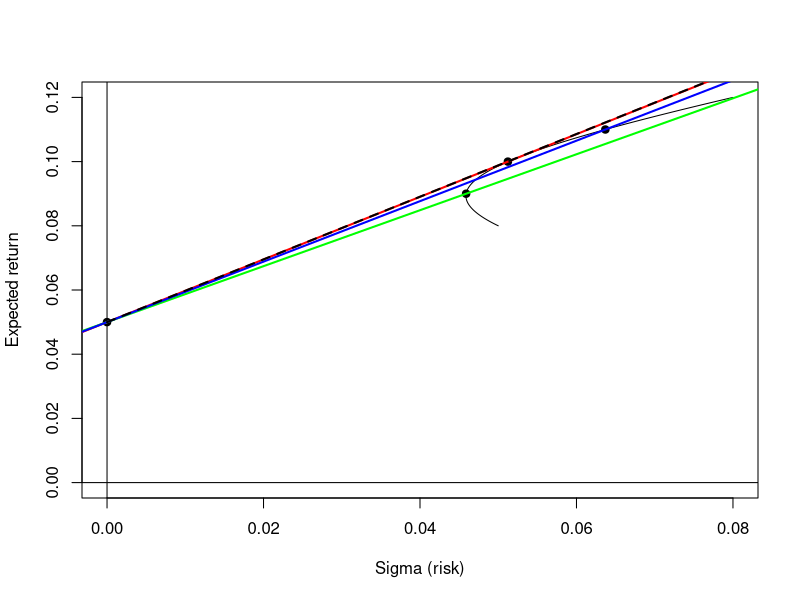

Generate this figure with R:
#With this code you can specify the expected returns, the standard deviations and the correlation 
#of 2 assets. In addition, the expected return of the risk free asset, and 3 beta_1 values for 
#3 portfolios. The code will plot all the different portfolios on a line that can be created form
#the 2 assets, plus the 3 given portfolios with red dots. It also shows the opportunity lines if you
#can lend/borrow at the given risk free r0 rate with 3 different colored (red, green, blue) lines.

#INPUTS of the 2 assets in the portfolio:
#Expeced returns:
e1 = 0.12
e2 = 0.08
#Standard deviations:
sd1 = 0.08
sd2 = 0.05
#Correlation of the 2 assets:
correl = 0.2

#Risk free expected return:
r0 = 0.05
#The 3 portfolios' beta_1 values from the exercise
mybetas = c(0.5, 0.25, 0.75)


#MAKING the vector e, and the matrix v based on the inputs:
e = matrix(c(e1,e2), 2, 1);
v11 = sd1^2;
v12 = correl * sd1 * sd2;
v21 = v12;
v22 = sd2^2;
v = matrix(c(v11,v12,v21,v22), 2, 2);


#FUNCTIONS to calculate the risk and the expected return of the portfolio based on a beta_1 value:
sigma <- function(beta){
s <- beta * beta * v[1,1] + (1-beta) * (1-beta) * v[2,2] + 2 * beta * (1-beta) * v[1,2];
sqrt(s)
}

expected <- function(beta){
beta1 = beta;
beta2 = (1-beta);
ex <- beta1 * e[1,1] + beta2 * e[2,1]
}


#PLOTTING all possible portfolios based on the different weights, from beta_1=0 to beta_1=1
betas = seq(0, 1, 0.01);
xaxis = sigma(betas);
yaxis = expected(betas);

#USE THIS plot if you would like to see the WHOLE PICTURE with the x and y axis
plot(xaxis, yaxis, type="l", xlab="Sigma (risk)", ylab="Expected return", xlim=c(0, max(sd1,sd2)), ylim=c(0, max(e1,e2)))

#USE THIS plot if you would like to see the portfolios from UP CLOSE
#plot(xaxis, yaxis, type="l", xlab="Sigma (risk)", ylab="Expected return")

#USE THIS plot if you would like to see the TANGENCY PORTFOLIO from UP CLOSE
#plot(xaxis, yaxis, type = "l", xlab="Sigma (risk)", ylab="Expected return", xlim=c(0.05, 0.055), ylim=c(0.098, 0.103))



#PLOTTING the x and y AXIS, the RISK FREE asset, and the 3 given PORTFOLIOS with black dots
abline(h = 0)
abline(v = 0)
points(0, r0, pch=19)
points(sigma(mybetas), expected(mybetas), pch=19)


#PLOTTING the 3 different lines for the case, when we can LEND/BORROW at an r0 interest rate
xx1=c(0, sigma(mybetas[1]));
yy1=c(r0, expected(mybetas[1]));
abline(lm(yy1~xx1), col="red", lwd=2)

xx2=c(0, sigma(mybetas[2]));
yy2=c(r0, expected(mybetas[2]));
abline(lm(yy2~xx2), col="green", lwd=2)

xx3=c(0, sigma(mybetas[3]));
yy3=c(r0, expected(mybetas[3]));
abline(lm(yy3~xx3), col="blue", lwd=2)


#Calculating the K value, and making the CML function
onematrix=matrix(c(1,1),2,1);
K = t(e - r0 * onematrix) %*% solve(v) %*% (e - r0 * onematrix)

cml <- function(sigmapi){
epi <- sigmapi * c(sqrt(K)) + r0
}

#PLOTTING the CML with black dashed line
sigmapis = seq(0, max(sd1,sd2)+5, 0.01);
lines(sigmapis, cml(sigmapis), lwd=2, lty='dashed')
